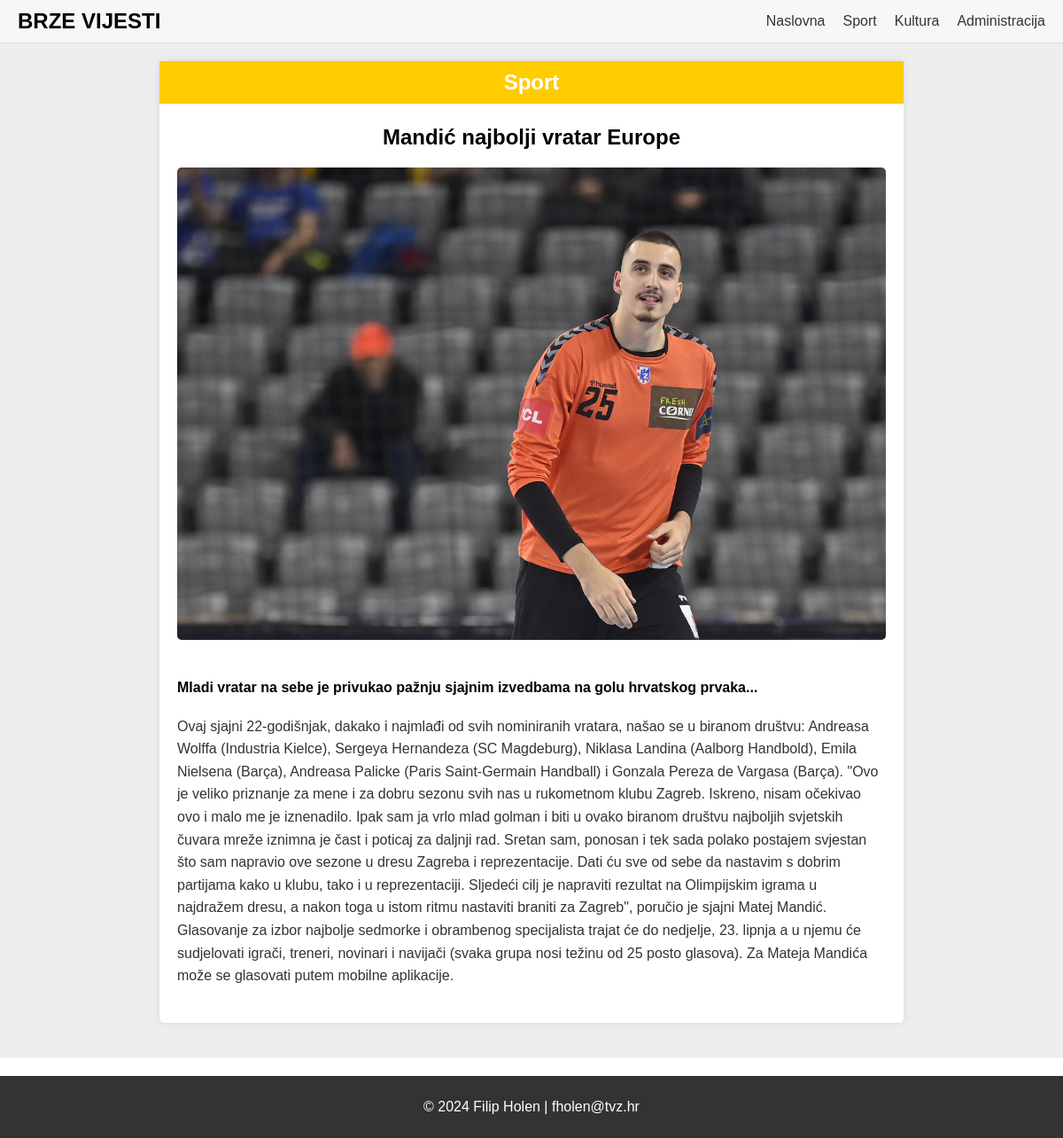
Screenshot of /clanak.php?id=26 with the database file from the repository.
### tables this page shows
CREATE TABLE `vijesti` (
  `id` int(11) NOT NULL,
  `datum` varchar(25) NOT NULL,
  `naslov` varchar(255) NOT NULL,
  `sazetak` text NOT NULL,
  `tekst` text NOT NULL,
  `slika` varchar(255) DEFAULT NULL,
  `kategorija` varchar(50) NOT NULL,
  `arhiva` tinyint(1) NOT NULL DEFAULT 0
);

### clanak.php (the view, shortened to what this page needs)
<!DOCTYPE html>
<html lang="en">
<head>
    <link rel="stylesheet" href="style.css">
</head>
<body>
    <header>
    <a href="index.php"><div class="logo">BRZE VIJESTI</div></a>
        <nav>
            <ul>
                <li><a href="index.php">Naslovna</a></li>
                <li><a href="kategorija.php?id=sport">Sport</a></li>
                <li><a href="kategorija.php?id=kultura">Kultura</a></li>
                <li><a href="administracija.php">Administracija</a></li>
            </ul>
        </nav>
    </header>
    <main>
        <?php
        include 'connect.php';
        if(isset($_GET['id'])) {
            $id = $_GET['id'];
            $query = "SELECT * FROM vijesti WHERE id=?";
            $stmt = mysqli_prepare($db, $query);
            mysqli_stmt_bind_param($stmt, "i", $id);
            mysqli_stmt_execute($stmt);
            $result = mysqli_stmt_get_result($stmt);
            if($row = mysqli_fetch_array($result)) {
                echo '<div class="clanak">';
                echo '<h2>' . ucfirst($row['kategorija']) . '</h2>';
                echo '<article>';
                echo '<h3>'.$row['naslov'].'</h3>';
                echo '<img src="' . UPLPATH . $row['slika'] . '" alt="' . $row['naslov'] . '">';
                echo '<div>';
                echo '<h4>'.$row['sazetak'].'</h4>';
                echo '<p>'.$row['tekst'].'</p>';
                echo '</div>';
                echo '</article>';
                echo '</div>';
            } else {
                echo 'Nema rezultata za traženi ID.';
            }
        }
        ?>
    </main>
    <footer>
        <p>&copy; 2024 Filip Holen | fholen@tvz.hr</p>
    </footer>
</body>
</html>

### style.css (style rules this page uses)
body, html { margin: 0; padding: 0; font-family: Arial, sans-serif; scroll-behavior: smooth; }
header { background-color: #f7f7f7; display: flex; justify-content: space-between; align-items: center; padding: 10px 20px; border-bottom: 1px solid #ddd; }
header .logo { font-size: 24px; font-weight: bold; }
header nav ul { list-style: none; margin: 0; padding: 0; display: flex; }
header nav ul li { margin-left: 20px; }
header nav ul li a { text-decoration: none; color: #333; }
main { display: flex; flex-direction: column; align-items: center; padding: 20px; background-color: #eee; }
a { color: black; text-decoration: none; }
footer { background-color: #333; color: white; text-align: center; padding: 10px 0; margin-top: 20px; }
.clanak { width: 100%; max-width: 800px; background-color: white; padding: 20px; border-radius: 5px; box-shadow: 0 0 10px rgba(0,0,0,0.1); margin-bottom: 20px; }
.clanak h2 { background-color: #ffcc00; padding: 10px; margin: -20px -20px 20px -20px; color: white; font-size: 24px; text-align: center; }
.clanak article h3 { font-size: 24px; margin-bottom: 20px; color: black; text-align: center; }
.clanak article img { width: 100%; height: auto; object-fit: cover; border-radius: 5px; margin-bottom: 20px; }
.clanak article p { font-size: 16px; color: #333; line-height: 1.6; margin-bottom: 20px; }

### rows the page displays
vijesti: kategorija "Sport", naslov "Mandić najbolji vratar Europe", slika (picture), sazetak "Mladi vratar na sebe je privukao pažnju sjajnim izvedbama na golu hrvatskog prvaka...", tekst "Ovaj sjajni 22-godišnjak, dakako i najmlađi od svih nominiranih vratara, našao se u biranom društvu: Andreasa Wolffa (Industria Kielce), Sergeya Hernandeza (SC Magdeburg), Niklasa Landina (Aalborg Handbold), Emila Nielsena (Barça), Andreasa Palicke (Paris Saint-Germain Handball) i Gonzala Pereza de Vargasa (Barça). \"Ovo je veliko priznanje za mene i za dobru sezonu svih nas u rukometnom klubu Zagreb. Iskreno, nisam očekivao ovo i malo me je iznenadilo. Ipak sam ja vrlo mlad golman i biti u ovako biranom društvu najboljih svjetskih čuvara mreže iznimna je čast i poticaj za daljnji rad. Sretan sam, ponosan i tek sada polako postajem svjestan što sam napravio ove sezone u dresu Zagreba i…"
